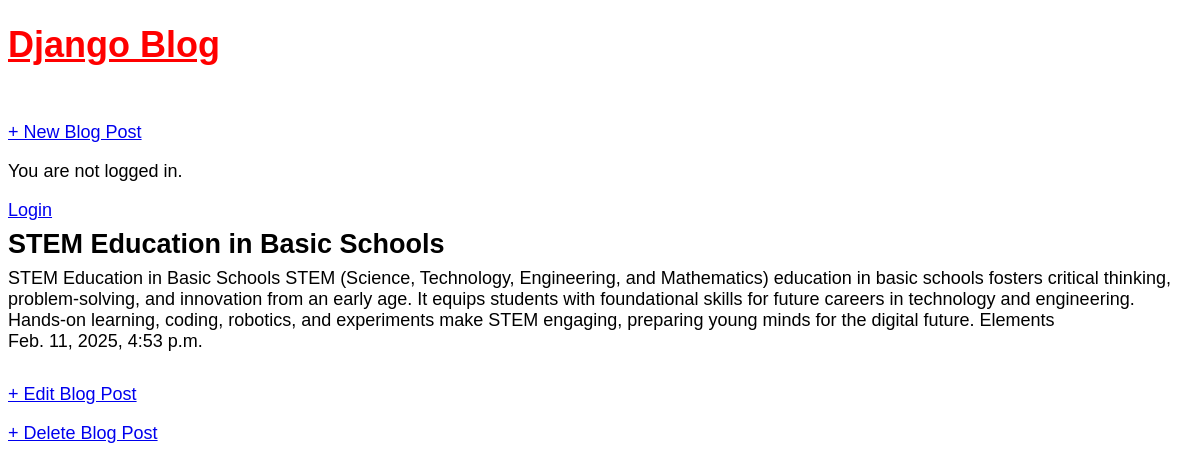
Screenshot of /post/3/ with the database file from the repository.
### blog/models.py (models this page shows, shortened)
class Post(models.Model):
    title = models.CharField(max_length=200)
    author = models.ForeignKey('auth.User', on_delete=models.CASCADE)
    description = models.TextField()
    date_of_post = models.DateTimeField(auto_now_add=True)

### blog/views.py (the view)
# urls.py: path("post/<int:pk>/", BlogDetailView.as_view(), name="post_detail"),
class BlogDetailView(DetailView):
    model = Post
    template_name = "blog/post_detail.html"

### templates/blog/post_detail.html
{% extends "layout/base.html" %}
{% block content %}
<div class="post-entry">
<h2>{{ object.title }}</h2>
<p>{{ object.description }}</p>
<p>{{ object.date_of_post }}</p>
</div>
<p><a href="{% url 'post_edit' post.pk %}">+ Edit Blog Post</a></p>
<p><a href="{% url 'post_delete' post.pk %}">+ Delete Blog Post</a></p>
{% endblock content %}

### static/css/base.css (style rules this page uses)
body { font-family: 'Trebuchet MS', 'Lucida Sans Unicode', 'Lucida Grande', 'Lucida Sans', Arial, sans-serif; font-size: 18px; }
.post-entry { margin-bottom: 2rem; }
.post-entry h2 { margin: 0.5rem 0; }
.post-entry p { margin: 0; font-weight: 400; }

### rows the page displays
Post: title "STEM Education in Basic Schools", description "STEM Education in Basic Schools STEM (Science, Technology, Engineering, and Mathematics) education in basic schools fosters critical thinking, problem-solving, and innovation from an early age. It equips students with foundational skills for future careers in technology and engineering. Hands-on learning, coding, robotics, and experiments make STEM engaging, preparing young minds for the digital future. Elements", date_of_post "Feb. 11, 2025, 4:53 p.m."
